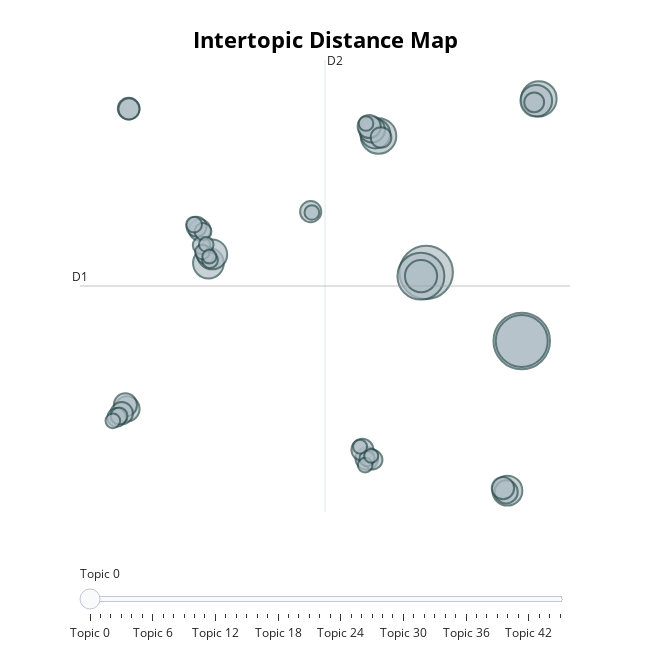

Notebook code for this chart:
### Markdown cell above
## b) Exiba visualizações com gráficos de barra e usando visualize topics().

### Code cell
model.visualize_topics()

### Figure 1 — Plotly figure (JSON) as saved in the notebook; plotly's stock layout.template omitted (floating-point values rounded to 4 significant figures; data arrays with more than 128 entries replaced by an {"elided": "..."} marker saying what was removed)
{"data": [{"customdata": {"elided": "46x3 mixed values"}, "hovertemplate": "<b>Topic %{customdata[0]}</b><br>Words: %{customdata[1]}<br>Size: %{customdata[2]}", "legendgroup": "", "marker": {"color": "#B0BEC5", "line": {"color": "DarkSlateGrey", "width": 2}, "size": [179, 160, 151, 123, 71, 70, 58, 56, 53, 50, 50, 49, 37, 35, 30, 30, 30, 29, 28, 28, 27, 26, 26, 25, 25, 24, 22, 22, 21, 20, 18, 17, 16, 16, 14, 14, 13, 12, 12, 12, 12, 12, 12, 11, 11, 11], "sizemode": "area", "sizeref": 0.1119, "symbol": "circle"}, "mode": "markers", "name": "", "orientation": "v", "showlegend": false, "type": "scatter", "x": [9.394, 4.669, 9.394, 4.408, 2.312, 10.24, 4.415, 10.11, -6.097, 8.685, -5.909, 2.158, 1.993, -10.12, 8.624, 1.853, -10.2, 1.737, -10.39, 8.465, 1.516, -6.527, -10.04, -1.04, -10.02, 2.436, -6.684, 10.01, 2.028, -10.63, -6.255, -6.438, -6.366, -10.52, -6.807, -6.02, 1.744, -10.82, 1.651, -6.396, 1.696, -6.204, -0.9834, 1.4, 1.952, -6.049], "xaxis": "x", "y": [1.128, 5.763, 1.129, 5.507, 14.97, 17.48, 5.514, 17.35, 6.391, -8.977, 6.976, 15.13, 15.4, -3.456, -9.061, 15.62, -3.189, -6.815, -3.751, -8.804, -6.217, 8.627, 16.82, 9.865, 16.8, 14.87, 8.849, 17.25, -6.888, -4.032, 6.963, 7.591, 8.518, -3.939, 8.993, 6.589, -6.81, -4.263, -7.256, 7.141, 15.82, 7.652, 9.81, -6.01, -6.622, 6.83], "yaxis": "y"}], "layout": {"annotations": [{"showarrow": false, "text": "D1", "x": -12.45, "y": 4.843, "yshift": 10}, {"showarrow": false, "text": "D2", "x": -0.3334, "xshift": 10, "y": 20.11}], "height": 650, "hoverlabel": {"bgcolor": "white", "font": {"family": "Rockwell", "size": 16}}, "legend": {"itemsizing": "constant", "tracegroupgap": 0}, "margin": {"t": 60}, "shapes": [{"line": {"color": "#CFD8DC", "width": 2}, "type": "line", "x0": -0.3334, "x1": -0.3334, "y0": -10.42, "y1": 20.11}, {"line": {"color": "#9E9E9E", "width": 2}, "type": "line", "x0": -12.45, "x1": 11.78, "y0": 4.843, "y1": 4.843}], "sliders": [{"active": 0, "pad": {"t": 50}, "steps": [{"args": [{"marker.color": [["red", "#B0BEC5", "#B0BEC5", "#B0BEC5", "#B0BEC5", "#B0BEC5", "#B0BEC5", "#B0BEC5", "#B0BEC5", "#B0BEC5", "#B0BEC5", "#B0BEC5", "#B0BEC5", "#B0BEC5", "#B0BEC5", "#B0BEC5", "#B0BEC5", "#B0BEC5", "#B0BEC5", "#B0BEC5", "#B0BEC5", "#B0BEC5", "#B0BEC5", "#B0BEC5", "#B0BEC5", "#B0BEC5", "#B0BEC5", "#B0BEC5", "#B0BEC5", "#B0BEC5", "#B0BEC5", "#B0BEC5", "#B0BEC5", "#B0BEC5", "#B0BEC5", "#B0BEC5", "#B0BEC5", "#B0BEC5", "#B0BEC5", "#B0BEC5", "#B0BEC5", "#B0BEC5", "#B0BEC5", "#B0BEC5", "#B0BEC5", "#B0BEC5"]]}], "label": "Topic 0", "method": "update"}, {"args": [{"marker.color": [["#B0BEC5", "red", "#B0BEC5", "#B0BEC5", "#B0BEC5", "#B0BEC5", "#B0BEC5", "#B0BEC5", "#B0BEC5", "#B0BEC5", "#B0BEC5", "#B0BEC5", "#B0BEC5", "#B0BEC5", "#B0BEC5", "#B0BEC5", "#B0BEC5", "#B0BEC5", "#B0BEC5", "#B0BEC5", "#B0BEC5", "#B0BEC5", "#B0BEC5", "#B0BEC5", "#B0BEC5", "#B0BEC5", "#B0BEC5", "#B0BEC5", "#B0BEC5", "#B0BEC5", "#B0BEC5", "#B0BEC5", "#B0BEC5", "#B0BEC5", "#B0BEC5", "#B0BEC5", "#B0BEC5", "#B0BEC5", "#B0BEC5", "#B0BEC5", "#B0BEC5", "#B0BEC5", "#B0BEC5", "#B0BEC5", "#B0BEC5", "#B0BEC5"]]}], "label": "Topic 1", "method": "update"}, {"args": [{"marker.color": [["#B0BEC5", "#B0BEC5", "red", "#B0BEC5", "#B0BEC5", "#B0BEC5", "#B0BEC5", "#B0BEC5", "#B0BEC5", "#B0BEC5", "#B0BEC5", "#B0BEC5", "#B0BEC5", "#B0BEC5", "#B0BEC5", "#B0BEC5", "#B0BEC5", "#B0BEC5", "#B0BEC5", "#B0BEC5", "#B0BEC5", "#B0BEC5", "#B0BEC5", "#B0BEC5", "#B0BEC5", "#B0BEC5", "#B0BEC5", "#B0BEC5", "#B0BEC5", "#B0BEC5", "#B0BEC5", "#B0BEC5", "#B0BEC5", "#B0BEC5", "#B0BEC5", "#B0BEC5", "#B0BEC5", "#B0BEC5", "#B0BEC5", "#B0BEC5", "#B0BEC5", "#B0BEC5", "#B0BEC5", "#B0BEC5", "#B0BEC5", "#B0BEC5"]]}], "label": "Topic 2", "method": "update"}, {"args": [{"marker.color": [["#B0BEC5", "#B0BEC5", "#B0BEC5", "red", "#B0BEC5", "#B0BEC5", "#B0BEC5", "#B0BEC5", "#B0BEC5", "#B0BEC5", "#B0BEC5", "#B0BEC5", "#B0BEC5", "#B0BEC5", "#B0BEC5", "#B0BEC5", "#B0BEC5", "#B0BEC5", "#B0BEC5", "#B0BEC5", "#B0BEC5", "#B0BEC5", "#B0BEC5", "#B0BEC5", "#B0BEC5", "#B0BEC5", "#B0BEC5", "#B0BEC5", "#B0BEC5", "#B0BEC5", "#B0BEC5", "#B0BEC5", "#B0BEC5", "#B0BEC5", "#B0BEC5", "#B0BEC5", "#B0BEC5", "#B0BEC5", "#B0BEC5", "#B0BEC5", "#B0BEC5", "#B0BEC5", "#B0BEC5", "#B0BEC5", "#B0BEC5", "#B0BEC5"]]}], "label": "Topic 3", "method": "update"}, {"args": [{"marker.color": [["#B0BEC5", "#B0BEC5", "#B0BEC5", "#B0BEC5", "red", "#B0BEC5", "#B0BEC5", "#B0BEC5", "#B0BEC5", "#B0BEC5", "#B0BEC5", "#B0BEC5", "#B0BEC5", "#B0BEC5", "#B0BEC5", "#B0BEC5", "#B0BEC5", "#B0BEC5", "#B0BEC5", "#B0BEC5", "#B0BEC5", "#B0BEC5", "#B0BEC5", "#B0BEC5", "#B0BEC5", "#B0BEC5", "#B0BEC5", "#B0BEC5", "#B0BEC5", "#B0BEC5", "#B0BEC5", "#B0BEC5", "#B0BEC5", "#B0BEC5", "#B0BEC5", "#B0BEC5", "#B0BEC5", "#B0BEC5", "#B0BEC5", "#B0BEC5", "#B0BEC5", "#B0BEC5", "#B0BEC5", "#B0BEC5", "#B0BEC5", "#B0BEC5"]]}], "label": "Topic 4", "method": "update"}, {"args": [{"marker.color": [["#B0BEC5", "#B0BEC5", "#B0BEC5", "#B0BEC5", "#B0BEC5", "red", "#B0BEC5", "#B0BEC5", "#B0BEC5", "#B0BEC5", "#B0BEC5", "#B0BEC5", "#B0BEC5", "#B0BEC5", "#B0BEC5", "#B0BEC5", "#B0BEC5", "#B0BEC5", "#B0BEC5", "#B0BEC5", "#B0BEC5", "#B0BEC5", "#B0BEC5", "#B0BEC5", "#B0BEC5", "#B0BEC5", "#B0BEC5", "#B0BEC5", "#B0BEC5", "#B0BEC5", "#B0BEC5", "#B0BEC5", "#B0BEC5", "#B0BEC5", "#B0BEC5", "#B0BEC5", "#B0BEC5", "#B0BEC5", "#B0BEC5", "#B0BEC5", "#B0BEC5", "#B0BEC5", "#B0BEC5", "#B0BEC5", "#B0BEC5", "#B0BEC5"]]}], "label": "Topic 5", "method": "update"}, {"args": [{"marker.color": [["#B0BEC5", "#B0BEC5", "#B0BEC5", "#B0BEC5", "#B0BEC5", "#B0BEC5", "red", "#B0BEC5", "#B0BEC5", "#B0BEC5", "#B0BEC5", "#B0BEC5", "#B0BEC5", "#B0BEC5", "#B0BEC5", "#B0BEC5", "#B0BEC5", "#B0BEC5", "#B0BEC5", "#B0BEC5", "#B0BEC5", "#B0BEC5", "#B0BEC5", "#B0BEC5", "#B0BEC5", "#B0BEC5", "#B0BEC5", "#B0BEC5", "#B0BEC5", "#B0BEC5", "#B0BEC5", "#B0BEC5", "#B0BEC5", "#B0BEC5", "#B0BEC5", "#B0BEC5", "#B0BEC5", "#B0BEC5", "#B0BEC5", "#B0BEC5", "#B0BEC5", "#B0BEC5", "#B0BEC5", "#B0BEC5", "#B0BEC5", "#B0BEC5"]]}], "label": "Topic 6", "method": "update"}, {"args": [{"marker.color": [["#B0BEC5", "#B0BEC5", "#B0BEC5", "#B0BEC5", "#B0BEC5", "#B0BEC5", "#B0BEC5", "red", "#B0BEC5", "#B0BEC5", "#B0BEC5", "#B0BEC5", "#B0BEC5", "#B0BEC5", "#B0BEC5", "#B0BEC5", "#B0BEC5", "#B0BEC5", "#B0BEC5", "#B0BEC5", "#B0BEC5", "#B0BEC5", "#B0BEC5", "#B0BEC5", "#B0BEC5", "#B0BEC5", "#B0BEC5", "#B0BEC5", "#B0BEC5", "#B0BEC5", "#B0BEC5", "#B0BEC5", "#B0BEC5", "#B0BEC5", "#B0BEC5", "#B0BEC5", "#B0BEC5", "#B0BEC5", "#B0BEC5", "#B0BEC5", "#B0BEC5", "#B0BEC5", "#B0BEC5", "#B0BEC5", "#B0BEC5", "#B0BEC5"]]}], "label": "Topic 7", "method": "update"}, {"args": [{"marker.color": [["#B0BEC5", "#B0BEC5", "#B0BEC5", "#B0BEC5", "#B0BEC5", "#B0BEC5", "#B0BEC5", "#B0BEC5", "red", "#B0BEC5", "#B0BEC5", "#B0BEC5", "#B0BEC5", "#B0BEC5", "#B0BEC5", "#B0BEC5", "#B0BEC5", "#B0BEC5", "#B0BEC5", "#B0BEC5", "#B0BEC5", "#B0BEC5", "#B0BEC5", "#B0BEC5", "#B0BEC5", "#B0BEC5", "#B0BEC5", "#B0BEC5", "#B0BEC5", "#B0BEC5", "#B0BEC5", "#B0BEC5", "#B0BEC5", "#B0BEC5", "#B0BEC5", "#B0BEC5", "#B0BEC5", "#B0BEC5", "#B0BEC5", "#B0BEC5", "#B0BEC5", "#B0BEC5", "#B0BEC5", "#B0BEC5", "#B0BEC5", "#B0BEC5"]]}], "label": "Topic 8", "method": "update"}, {"args": [{"marker.color": [["#B0BEC5", "#B0BEC5", "#B0BEC5", "#B0BEC5", "#B0BEC5", "#B0BEC5", "#B0BEC5", "#B0BEC5", "#B0BEC5", "red", "#B0BEC5", "#B0BEC5", "#B0BEC5", "#B0BEC5", "#B0BEC5", "#B0BEC5", "#B0BEC5", "#B0BEC5", "#B0BEC5", "#B0BEC5", "#B0BEC5", "#B0BEC5", "#B0BEC5", "#B0BEC5", "#B0BEC5", "#B0BEC5", "#B0BEC5", "#B0BEC5", "#B0BEC5", "#B0BEC5", "#B0BEC5", "#B0BEC5", "#B0BEC5", "#B0BEC5", "#B0BEC5", "#B0BEC5", "#B0BEC5", "#B0BEC5", "#B0BEC5", "#B0BEC5", "#B0BEC5", "#B0BEC5", "#B0BEC5", "#B0BEC5", "#B0BEC5", "#B0BEC5"]]}], "label": "Topic 9", "method": "update"}, {"args": [{"marker.color": [["#B0BEC5", "#B0BEC5", "#B0BEC5", "#B0BEC5", "#B0BEC5", "#B0BEC5", "#B0BEC5", "#B0BEC5", "#B0BEC5", "#B0BEC5", "red", "#B0BEC5", "#B0BEC5", "#B0BEC5", "#B0BEC5", "#B0BEC5", "#B0BEC5", "#B0BEC5", "#B0BEC5", "#B0BEC5", "#B0BEC5", "#B0BEC5", "#B0BEC5", "#B0BEC5", "#B0BEC5", "#B0BEC5", "#B0BEC5", "#B0BEC5", "#B0BEC5", "#B0BEC5", "#B0BEC5", "#B0BEC5", "#B0BEC5", "#B0BEC5", "#B0BEC5", "#B0BEC5", "#B0BEC5", "#B0BEC5", "#B0BEC5", "#B0BEC5", "#B0BEC5", "#B0BEC5", "#B0BEC5", "#B0BEC5", "#B0BEC5", "#B0BEC5"]]}], "label": "Topic 10", "method": "update"}, {"args": [{"marker.color": [["#B0BEC5", "#B0BEC5", "#B0BEC5", "#B0BEC5", "#B0BEC5", "#B0BEC5", "#B0BEC5", "#B0BEC5", "#B0BEC5", "#B0BEC5", "#B0BEC5", "red", "#B0BEC5", "#B0BEC5", "#B0BEC5", "#B0BEC5", "#B0BEC5", "#B0BEC5", "#B0BEC5", "#B0BEC5", "#B0BEC5", "#B0BEC5", "#B0BEC5", "#B0BEC5", "#B0BEC5", "#B0BEC5", "#B0BEC5", "#B0BEC5", "#B0BEC5", "#B0BEC5", "#B0BEC5", "#B0BEC5", "#B0BEC5", "#B0BEC5", "#B0BEC5", "#B0BEC5", "#B0BEC5", "#B0BEC5", "#B0BEC5", "#B0BEC5", "#B0BEC5", "#B0BEC5", "#B0BEC5", "#B0BEC5", "#B0BEC5", "#B0BEC5"]]}], "label": "Topic 11", "method": "update"}, {"args": [{"marker.color": [["#B0BEC5", "#B0BEC5", "#B0BEC5", "#B0BEC5", "#B0BEC5", "#B0BEC5", "#B0BEC5", "#B0BEC5", "#B0BEC5", "#B0BEC5", "#B0BEC5", "#B0BEC5", "red", "#B0BEC5", "#B0BEC5", "#B0BEC5", "#B0BEC5", "#B0BEC5", "#B0BEC5", "#B0BEC5", "#B0BEC5", "#B0BEC5", "#B0BEC5", "#B0BEC5", "#B0BEC5", "#B0BEC5", "#B0BEC5", "#B0BEC5", "#B0BEC5", "#B0BEC5", "#B0BEC5", "#B0BEC5", "#B0BEC5", "#B0BEC5", "#B0BEC5", "#B0BEC5", "#B0BEC5", "#B0BEC5", "#B0BEC5", "#B0BEC5", "#B0BEC5", "#B0BEC5", "#B0BEC5", "#B0BEC5", "#B0BEC5", "#B0BEC5"]]}], "label": "Topic 12", "method": "update"}, {"args": [{"marker.color": [["#B0BEC5", "#B0BEC5", "#B0BEC5", "#B0BEC5", "#B0BEC5", "#B0BEC5", "#B0BEC5", "#B0BEC5", "#B0BEC5", "#B0BEC5", "#B0BEC5", "#B0BEC5", "#B0BEC5", "red", "#B0BEC5", "#B0BEC5", "#B0BEC5", "#B0BEC5", "#B0BEC5", "#B0BEC5", "#B0BEC5", "#B0BEC5", "#B0BEC5", "#B0BEC5", "#B0BEC5", "#B0BEC5", "#B0BEC5", "#B0BEC5", "#B0BEC5", "#B0BEC5", "#B0BEC5", "#B0BEC5", "#B0BEC5", "#B0BEC5", "#B0BEC5", "#B0BEC5", "#B0BEC5", "#B0BEC5", "#B0BEC5", "#B0BEC5", "#B0BEC5", "#B0BEC5", "#B0BEC5", "#B0BEC5", "#B0BEC5", "#B0BEC5"]]}], "label": "Topic 13", "method": "update"}, {"args": [{"marker.color": [["#B0BEC5", "#B0BEC5", "#B0BEC5", "#B0BEC5", "#B0BEC5", "#B0BEC5", "#B0BEC5", "#B0BEC5", "#B0BEC5", "#B0BEC5", "#B0BEC5", "#B0BEC5", "#B0BEC5", "#B0BEC5", "red", "#B0BEC5", "#B0BEC5", "#B0BEC5", "#B0BEC5", "#B0BEC5", "#B0BEC5", "#B0BEC5", "#B0BEC5", "#B0BEC5", "#B0BEC5", "#B0BEC5", "#B0BEC5", "#B0BEC5", "#B0BEC5", "#B0BEC5", "#B0BEC5", "#B0BEC5", "#B0BEC5", "#B0BEC5", "#B0BEC5", "#B0BEC5", "#B0BEC5", "#B0BEC5", "#B0BEC5", "#B0BEC5", "#B0BEC5", "#B0BEC5", "#B0BEC5", "#B0BEC5", "#B0BEC5", "#B0BEC5"]]}], "label": "Topic 14", "method": "update"}, {"args": [{"marker.color": [["#B0BEC5", "#B0BEC5", "#B0BEC5", "#B0BEC5", "#B0BEC5", "#B0BEC5", "#B0BEC5", "#B0BEC5", "#B0BEC5", "#B0BEC5", "#B0BEC5", "#B0BEC5", "#B0BEC5", "#B0BEC5", "#B0BEC5", "red", "#B0BEC5", "#B0BEC5", "#B0BEC5", "#B0BEC5", "#B0BEC5", "#B0BEC5", "#B0BEC5", "#B0BEC5", "#B0BEC5", "#B0BEC5", "#B0BEC5", "#B0BEC5", "#B0BEC5", "#B0BEC5", "#B0BEC5", "#B0BEC5", "#B0BEC5", "#B0BEC5", "#B0BEC5", "#B0BEC5", "#B0BEC5", "#B0BEC5", "#B0BEC5", "#B0BEC5", "#B0BEC5", "#B0BEC5", "#B0BEC5", "#B0BEC5", "#B0BEC5", "#B0BEC5"]]}], "label": "Topic 15", "method": "update"}, {"args": [{"marker.color": [["#B0BEC5", "#B0BEC5", "#B0BEC5", "#B0BEC5", "#B0BEC5", "#B0BEC5", "#B0BEC5", "#B0BEC5", "#B0BEC5", "#B0BEC5", "#B0BEC5", "#B0BEC5", "#B0BEC5", "#B0BEC5", "#B0BEC5", "#B0BEC5", "red", "#B0BEC5", "#B0BEC5", "#B0BEC5", "#B0BEC5", "#B0BEC5", "#B0BEC5", "#B0BEC5", "#B0BEC5", "#B0BEC5", "#B0BEC5", "#B0BEC5", "#B0BEC5", "#B0BEC5", "#B0BEC5", "#B0BEC5", "#B0BEC5", "#B0BEC5", "#B0BEC5", "#B0BEC5", "#B0BEC5", "#B0BEC5", "#B0BEC5", "#B0BEC5", "#B0BEC5", "#B0BEC5", "#B0BEC5", "#B0BEC5", "#B0BEC5", "#B0BEC5"]]}], "label": "Topic 16", "method": "update"}, {"args": [{"marker.color": [["#B0BEC5", "#B0BEC5", "#B0BEC5", "#B0BEC5", "#B0BEC5", "#B0BEC5", "#B0BEC5", "#B0BEC5", "#B0BEC5", "#B0BEC5", "#B0BEC5", "#B0BEC5", "#B0BEC5", "#B0BEC5", "#B0BEC5", "#B0BEC5", "#B0BEC5", "red", "#B0BEC5", "#B0BEC5", "#B0BEC5", "#B0BEC5", "#B0BEC5", "#B0BEC5", "#B0BEC5", "#B0BEC5", "#B0BEC5", "#B0BEC5", "#B0BEC5", "#B0BEC5", "#B0BEC5", "#B0BEC5", "#B0BEC5", "#B0BEC5", "#B0BEC5", "#B0BEC5", "#B0BEC5", "#B0BEC5", "#B0BEC5", "#B0BEC5", "#B0BEC5", "#B0BEC5", "#B0BEC5", "#B0BEC5", "#B0BEC5", "#B0BEC5"]]}], "label": "Topic 17", "method": "update"}, {"args": [{"marker.color": [["#B0BEC5", "#B0BEC5", "#B0BEC5", "#B0BEC5", "#B0BEC5", "#B0BEC5", "#B0BEC5", "#B0BEC5", "#B0BEC5", "#B0BEC5", "#B0BEC5", "#B0BEC5", "#B0BEC5", "#B0BEC5", "#B0BEC5", "#B0BEC5", "#B0BEC5", "#B0BEC5", "red", "#B0BEC5", "#B0BEC5", "#B0BEC5", "#B0BEC5", "#B0BEC5", "#B0BEC5", "#B0BEC5", "#B0BEC5", "#B0BEC5", "#B0BEC5", "#B0BEC5", "#B0BEC5", "#B0BEC5", "#B0BEC5", "#B0BEC5", "#B0BEC5", "#B0BEC5", "#B0BEC5", "#B0BEC5", "#B0BEC5", "#B0BEC5", "#B0BEC5", "#B0BEC5", "#B0BEC5", "#B0BEC5", "#B0BEC5", "#B0BEC5"]]}], "label": "Topic 18", "method": "update"}, {"args": [{"marker.color": [["#B0BEC5", "#B0BEC5", "#B0BEC5", "#B0BEC5", "#B0BEC5", "#B0BEC5", "#B0BEC5", "#B0BEC5", "#B0BEC5", "#B0BEC5", "#B0BEC5", "#B0BEC5", "#B0BEC5", "#B0BEC5", "#B0BEC5", "#B0BEC5", "#B0BEC5", "#B0BEC5", "#B0BEC5", "red", "#B0BEC5", "#B0BEC5", "#B0BEC5", "#B0BEC5", "#B0BEC5", "#B0BEC5", "#B0BEC5", "#B0BEC5", "#B0BEC5", "#B0BEC5", "#B0BEC5", "#B0BEC5", "#B0BEC5", "#B0BEC5", "#B0BEC5", "#B0BEC5", "#B0BEC5", "#B0BEC5", "#B0BEC5", "#B0BEC5", "#B0BEC5", "#B0BEC5", "#B0BEC5", "#B0BEC5", "#B0BEC5", "#B0BEC5"]]}], "label": "Topic 19", "method": "update"}, {"args": [{"marker.color": [["#B0BEC5", "#B0BEC5", "#B0BEC5", "#B0BEC5", "#B0BEC5", "#B0BEC5", "#B0BEC5", "#B0BEC5", "#B0BEC5", "#B0BEC5", "#B0BEC5", "#B0BEC5", "#B0BEC5", "#B0BEC5", "#B0BEC5", "#B0BEC5", "#B0BEC5", "#B0BEC5", "#B0BEC5", "#B0BEC5", "red", "#B0BEC5", "#B0BEC5", "#B0BEC5", "#B0BEC5", "#B0BEC5", "#B0BEC5", "#B0BEC5", "#B0BEC5", "#B0BEC5", "#B0BEC5", "#B0BEC5", "#B0BEC5", "#B0BEC5", "#B0BEC5", "#B0BEC5", "#B0BEC5", "#B0BEC5", "#B0BEC5", "#B0BEC5", "#B0BEC5", "#B0BEC5", "#B0BEC5", "#B0BEC5", "#B0BEC5", "#B0BEC5"]]}], "label": "Topic 20", "method": "update"}, {"args": [{"marker.color": [["#B0BEC5", "#B0BEC5", "#B0BEC5", "#B0BEC5", "#B0BEC5", "#B0BEC5", "#B0BEC5", "#B0BEC5", "#B0BEC5", "#B0BEC5", "#B0BEC5", "#B0BEC5", "#B0BEC5", "#B0BEC5", "#B0BEC5", "#B0BEC5", "#B0BEC5", "#B0BEC5", "#B0BEC5", "#B0BEC5", "#B0BEC5", "red", "#B0BEC5", "#B0BEC5", "#B0BEC5", "#B0BEC5", "#B0BEC5", "#B0BEC5", "#B0BEC5", "#B0BEC5", "#B0BEC5", "#B0BEC5", "#B0BEC5", "#B0BEC5", "#B0BEC5", "#B0BEC5", "#B0BEC5", "#B0BEC5", "#B0BEC5", "#B0BEC5", "#B0BEC5", "#B0BEC5", "#B0BEC5", "#B0BEC5", "#B0BEC5", "#B0BEC5"]]}], "label": "Topic 21", "method": "update"}, {"args": [{"marker.color": [["#B0BEC5", "#B0BEC5", "#B0BEC5", "#B0BEC5", "#B0BEC5", "#B0BEC5", "#B0BEC5", "#B0BEC5", "#B0BEC5", "#B0BEC5", "#B0BEC5", "#B0BEC5", "#B0BEC5", "#B0BEC5", "#B0BEC5", "#B0BEC5", "#B0BEC5", "#B0BEC5", "#B0BEC5", "#B0BEC5", "#B0BEC5", "#B0BEC5", "red", "#B0BEC5", "#B0BEC5", "#B0BEC5", "#B0BEC5", "#B0BEC5", "#B0BEC5", "#B0BEC5", "#B0BEC5", "#B0BEC5", "#B0BEC5", "#B0BEC5", "#B0BEC5", "#B0BEC5", "#B0BEC5", "#B0BEC5", "#B0BEC5", "#B0BEC5", "#B0BEC5", "#B0BEC5", "#B0BEC5", "#B0BEC5", "#B0BEC5", "#B0BEC5"]]}], "label": "Topic 22", "method": "update"}, {"args": [{"marker.color": [["#B0BEC5", "#B0BEC5", "#B0BEC5", "#B0BEC5", "#B0BEC5", "#B0BEC5", "#B0BEC5", "#B0BEC5", "#B0BEC5", "#B0BEC5", "#B0BEC5", "#B0BEC5", "#B0BEC5", "#B0BEC5", "#B0BEC5", "#B0BEC5", "#B0BEC5", "#B0BEC5", "#B0BEC5", "#B0BEC5", "#B0BEC5", "#B0BEC5", "#B0BEC5", "red", "#B0BEC5", "#B0BEC5", "#B0BEC5", "#B0BEC5", "#B0BEC5", "#B0BEC5", "#B0BEC5", "#B0BEC5", "#B0BEC5", "#B0BEC5", "#B0BEC5", "#B0BEC5", "#B0BEC5", "#B0BEC5", "#B0BEC5", "#B0BEC5", "#B0BEC5", "#B0BEC5", "#B0BEC5", "#B0BEC5", "#B0BEC5", "#B0BEC5"]]}], "label": "Topic 23", "method": "update"}, {"args": [{"marker.color": [["#B0BEC5", "#B0BEC5", "#B0BEC5", "#B0BEC5", "#B0BEC5", "#B0BEC5", "#B0BEC5", "#B0BEC5", "#B0BEC5", "#B0BEC5", "#B0BEC5", "#B0BEC5", "#B0BEC5", "#B0BEC5", "#B0BEC5", "#B0BEC5", "#B0BEC5", "#B0BEC5", "#B0BEC5", "#B0BEC5", "#B0BEC5", "#B0BEC5", "#B0BEC5", "#B0BEC5", "red", "#B0BEC5", "#B0BEC5", "#B0BEC5", "#B0BEC5", "#B0BEC5", "#B0BEC5", "#B0BEC5", "#B0BEC5", "#B0BEC5", "#B0BEC5", "#B0BEC5", "#B0BEC5", "#B0BEC5", "#B0BEC5", "#B0BEC5", "#B0BEC5", "#B0BEC5", "#B0BEC5", "#B0BEC5", "#B0BEC5", "#B0BEC5"]]}], "label": "Topic 24", "method": "update"}, {"args": [{"marker.color": [["#B0BEC5", "#B0BEC5", "#B0BEC5", "#B0BEC5", "#B0BEC5", "#B0BEC5", "#B0BEC5", "#B0BEC5", "#B0BEC5", "#B0BEC5", "#B0BEC5", "#B0BEC5", "#B0BEC5", "#B0BEC5", "#B0BEC5", "#B0BEC5", "#B0BEC5", "#B0BEC5", "#B0BEC5", "#B0BEC5", "#B0BEC5", "#B0BEC5", "#B0BEC5", "#B0BEC5", "#B0BEC5", "red", "#B0BEC5", "#B0BEC5", "#B0BEC5", "#B0BEC5", "#B0BEC5", "#B0BEC5", "#B0BEC5", "#B0BEC5", "#B0BEC5", "#B0BEC5", "#B0BEC5", "#B0BEC5", "#B0BEC5", "#B0BEC5", "#B0BEC5", "#B0BEC5", "#B0BEC5", "#B0BEC5", "#B0BEC5", "#B0BEC5"]]}], "label": "Topic 25", "method": "update"}, {"args": [{"marker.color": [["#B0BEC5", "#B0BEC5", "#B0BEC5", "#B0BEC5", "#B0BEC5", "#B0BEC5", "#B0BEC5", "#B0BEC5", "#B0BEC5", "#B0BEC5", "#B0BEC5", "#B0BEC5", "#B0BEC5", "#B0BEC5", "#B0BEC5", "#B0BEC5", "#B0BEC5", "#B0BEC5", "#B0BEC5", "#B0BEC5", "#B0BEC5", "#B0BEC5", "#B0BEC5", "#B0BEC5", "#B0BEC5", "#B0BEC5", "red", "#B0BEC5", "#B0BEC5", "#B0BEC5", "#B0BEC5", "#B0BEC5", "#B0BEC5", "#B0BEC5", "#B0BEC5", "#B0BEC5", "#B0BEC5", "#B0BEC5", "#B0BEC5", "#B0BEC5", "#B0BEC5", "#B0BEC5", "#B0BEC5", "#B0BEC5", "#B0BEC5", "#B0BEC5"]]}], "label": "Topic 26", "method": "update"}, {"args": [{"marker.color": [["#B0BEC5", "#B0BEC5", "#B0BEC5", "#B0BEC5", "#B0BEC5", "#B0BEC5", "#B0BEC5", "#B0BEC5", "#B0BEC5", "#B0BEC5", "#B0BEC5", "#B0BEC5", "#B0BEC5", "#B0BEC5", "#B0BEC5", "#B0BEC5", "#B0BEC5", "#B0BEC5", "#B0BEC5", "#B0BEC5", "#B0BEC5", "#B0BEC5", "#B0BEC5", "#B0BEC5", "#B0BEC5", "#B0BEC5", "#B0BEC5", "red", "#B0BEC5", "#B0BEC5", "#B0BEC5", "#B0BEC5", "#B0BEC5", "#B0BEC5", "#B0BEC5", "#B0BEC5", "#B0BEC5", "#B0BEC5", "#B0BEC5", "#B0BEC5", "#B0BEC5", "#B0BEC5", "#B0BEC5", "#B0BEC5", "#B0BEC5", "#B0BEC5"]]}], "label": "Topic 27", "method": "update"}, {"args": [{"marker.color": [["#B0BEC5", "#B0BEC5", "#B0BEC5", "#B0BEC5", "#B0BEC5", "#B0BEC5", "#B0BEC5", "#B0BEC5", "#B0BEC5", "#B0BEC5", "#B0BEC5", "#B0BEC5", "#B0BEC5", "#B0BEC5", "#B0BEC5", "#B0BEC5", "#B0BEC5", "#B0BEC5", "#B0BEC5", "#B0BEC5", "#B0BEC5", "#B0BEC5", "#B0BEC5", "#B0BEC5", "#B0BEC5", "#B0BEC5", "#B0BEC5", "#B0BEC5", "red", "#B0BEC5", "#B0BEC5", "#B0BEC5", "#B0BEC5", "#B0BEC5", "#B0BEC5", "#B0BEC5", "#B0BEC5", "#B0BEC5", "#B0BEC5", "#B0BEC5", "#B0BEC5", "#B0BEC5", "#B0BEC5", "#B0BEC5", "#B0BEC5", "#B0BEC5"]]}], "label": "Topic 28", "method": "update"}, {"args": [{"marker.color": [["#B0BEC5", "#B0BEC5", "#B0BEC5", "#B0BEC5", "#B0BEC5", "#B0BEC5", "#B0BEC5", "#B0BEC5", "#B0BEC5", "#B0BEC5", "#B0BEC5", "#B0BEC5", "#B0BEC5", "#B0BEC5", "#B0BEC5", "#B0BEC5", "#B0BEC5", "#B0BEC5", "#B0BEC5", "#B0BEC5", "#B0BEC5", "#B0BEC5", "#B0BEC5", "#B0BEC5", "#B0BEC5", "#B0BEC5", "#B0BEC5", "#B0BEC5", "#B0BEC5", "red", "#B0BEC5", "#B0BEC5", "#B0BEC5", "#B0BEC5", "#B0BEC5", "#B0BEC5", "#B0BEC5", "#B0BEC5", "#B0BEC5", "#B0BEC5", "#B0BEC5", "#B0BEC5", "#B0BEC5", "#B0BEC5", "#B0BEC5", "#B0BEC5"]]}], "label": "Topic 29", "method": "update"}, {"args": [{"marker.color": [["#B0BEC5", "#B0BEC5", "#B0BEC5", "#B0BEC5", "#B0BEC5", "#B0BEC5", "#B0BEC5", "#B0BEC5", "#B0BEC5", "#B0BEC5", "#B0BEC5", "#B0BEC5", "#B0BEC5", "#B0BEC5", "#B0BEC5", "#B0BEC5", "#B0BEC5", "#B0BEC5", "#B0BEC5", "#B0BEC5", "#B0BEC5", "#B0BEC5", "#B0BEC5", "#B0BEC5", "#B0BEC5", "#B0BEC5", "#B0BEC5", "#B0BEC5", "#B0BEC5", "#B0BEC5", "red", "#B0BEC5", "#B0BEC5", "#B0BEC5", "#B0BEC5", "#B0BEC5", "#B0BEC5", "#B0BEC5", "#B0BEC5", "#B0BEC5", "#B0BEC5", "#B0BEC5", "#B0BEC5", "#B0BEC5", "#B0BEC5", "#B0BEC5"]]}], "label": "Topic 30", "method": "update"}, {"args": [{"marker.color": [["#B0BEC5", "#B0BEC5", "#B0BEC5", "#B0BEC5", "#B0BEC5", "#B0BEC5", "#B0BEC5", "#B0BEC5", "#B0BEC5", "#B0BEC5", "#B0BEC5", "#B0BEC5", "#B0BEC5", "#B0BEC5", "#B0BEC5", "#B0BEC5", "#B0BEC5", "#B0BEC5", "#B0BEC5", "#B0BEC5", "#B0BEC5", "#B0BEC5", "#B0BEC5", "#B0BEC5", "#B0BEC5", "#B0BEC5", "#B0BEC5", "#B0BEC5", "#B0BEC5", "#B0BEC5", "#B0BEC5", "red", "#B0BEC5", "#B0BEC5", "#B0BEC5", "#B0BEC5", "#B0BEC5", "#B0BEC5", "#B0BEC5", "#B0BEC5", "#B0BEC5", "#B0BEC5", "#B0BEC5", "#B0BEC5", "#B0BEC5", "#B0BEC5"]]}], "label": "Topic 31", "method": "update"}, {"args": [{"marker.color": [["#B0BEC5", "#B0BEC5", "#B0BEC5", "#B0BEC5", "#B0BEC5", "#B0BEC5", "#B0BEC5", "#B0BEC5", "#B0BEC5", "#B0BEC5", "#B0BEC5", "#B0BEC5", "#B0BEC5", "#B0BEC5", "#B0BEC5", "#B0BEC5", "#B0BEC5", "#B0BEC5", "#B0BEC5", "#B0BEC5", "#B0BEC5", "#B0BEC5", "#B0BEC5", "#B0BEC5", "#B0BEC5", "#B0BEC5", "#B0BEC5", "#B0BEC5", "#B0BEC5", "#B0BEC5", "#B0BEC5", "#B0BEC5", "red", "#B0BEC5", "#B0BEC5", "#B0BEC5", "#B0BEC5", "#B0BEC5", "#B0BEC5", "#B0BEC5", "#B0BEC5", "#B0BEC5", "#B0BEC5", "#B0BEC5", "#B0BEC5", "#B0BEC5"]]}], "label": "Topic 32", "method": "update"}, {"args": [{"marker.color": [["#B0BEC5", "#B0BEC5", "#B0BEC5", "#B0BEC5", "#B0BEC5", "#B0BEC5", "#B0BEC5", "#B0BEC5", "#B0BEC5", "#B0BEC5", "#B0BEC5", "#B0BEC5", "#B0BEC5", "#B0BEC5", "#B0BEC5", "#B0BEC5", "#B0BEC5", "#B0BEC5", "#B0BEC5", "#B0BEC5", "#B0BEC5", "#B0BEC5", "#B0BEC5", "#B0BEC5", "#B0BEC5", "#B0BEC5", "#B0BEC5", "#B0BEC5", "#B0BEC5", "#B0BEC5", "#B0BEC5", "#B0BEC5", "#B0BEC5", "red", "#B0BEC5", "#B0BEC5", "#B0BEC5", "#B0BEC5", "#B0BEC5", "#B0BEC5", "#B0BEC5", "#B0BEC5", "#B0BEC5", "#B0BEC5", "#B0BEC5", "#B0BEC5"]]}], "label": "Topic 33", "method": "update"}, {"args": [{"marker.color": [["#B0BEC5", "#B0BEC5", "#B0BEC5", "#B0BEC5", "#B0BEC5", "#B0BEC5", "#B0BEC5", "#B0BEC5", "#B0BEC5", "#B0BEC5", "#B0BEC5", "#B0BEC5", "#B0BEC5", "#B0BEC5", "#B0BEC5", "#B0BEC5", "#B0BEC5", "#B0BEC5", "#B0BEC5", "#B0BEC5", "#B0BEC5", "#B0BEC5", "#B0BEC5", "#B0BEC5", "#B0BEC5", "#B0BEC5", "#B0BEC5", "#B0BEC5", "#B0BEC5", "#B0BEC5", "#B0BEC5", "#B0BEC5", "#B0BEC5", "#B0BEC5", "red", "#B0BEC5", "#B0BEC5", "#B0BEC5", "#B0BEC5", "#B0BEC5", "#B0BEC5", "#B0BEC5", "#B0BEC5", "#B0BEC5", "#B0BEC5", "#B0BEC5"]]}], "label": "Topic 34", "method": "update"}, {"args": [{"marker.color": [["#B0BEC5", "#B0BEC5", "#B0BEC5", "#B0BEC5", "#B0BEC5", "#B0BEC5", "#B0BEC5", "#B0BEC5", "#B0BEC5", "#B0BEC5", "#B0BEC5", "#B0BEC5", "#B0BEC5", "#B0BEC5", "#B0BEC5", "#B0BEC5", "#B0BEC5", "#B0BEC5", "#B0BEC5", "#B0BEC5", "#B0BEC5", "#B0BEC5", "#B0BEC5", "#B0BEC5", "#B0BEC5", "#B0BEC5", "#B0BEC5", "#B0BEC5", "#B0BEC5", "#B0BEC5", "#B0BEC5", "#B0BEC5", "#B0BEC5", "#B0BEC5", "#B0BEC5", "red", "#B0BEC5", "#B0BEC5", "#B0BEC5", "#B0BEC5", "#B0BEC5", "#B0BEC5", "#B0BEC5", "#B0BEC5", "#B0BEC5", "#B0BEC5"]]}], "label": "Topic 35", "method": "update"}, {"args": [{"marker.color": [["#B0BEC5", "#B0BEC5", "#B0BEC5", "#B0BEC5", "#B0BEC5", "#B0BEC5", "#B0BEC5", "#B0BEC5", "#B0BEC5", "#B0BEC5", "#B0BEC5", "#B0BEC5", "#B0BEC5", "#B0BEC5", "#B0BEC5", "#B0BEC5", "#B0BEC5", "#B0BEC5", "#B0BEC5", "#B0BEC5", "#B0BEC5", "#B0BEC5", "#B0BEC5", "#B0BEC5", "#B0BEC5", "#B0BEC5", "#B0BEC5", "#B0BEC5", "#B0BEC5", "#B0BEC5", "#B0BEC5", "#B0BEC5", "#B0BEC5", "#B0BEC5", "#B0BEC5", "#B0BEC5", "red", "#B0BEC5", "#B0BEC5", "#B0BEC5", "#B0BEC5", "#B0BEC5", "#B0BEC5", "#B0BEC5", "#B0BEC5", "#B0BEC5"]]}], "label": "Topic 36", "method": "update"}, {"args": [{"marker.color": [["#B0BEC5", "#B0BEC5", "#B0BEC5", "#B0BEC5", "#B0BEC5", "#B0BEC5", "#B0BEC5", "#B0BEC5", "#B0BEC5", "#B0BEC5", "#B0BEC5", "#B0BEC5", "#B0BEC5", "#B0BEC5", "#B0BEC5", "#B0BEC5", "#B0BEC5", "#B0BEC5", "#B0BEC5", "#B0BEC5", "#B0BEC5", "#B0BEC5", "#B0BEC5", "#B0BEC5", "#B0BEC5", "#B0BEC5", "#B0BEC5", "#B0BEC5", "#B0BEC5", "#B0BEC5", "#B0BEC5", "#B0BEC5", "#B0BEC5", "#B0BEC5", "#B0BEC5", "#B0BEC5", "#B0BEC5", "red", "#B0BEC5", "#B0BEC5", "#B0BEC5", "#B0BEC5", "#B0BEC5", "#B0BEC5", "#B0BEC5", "#B0BEC5"]]}], "label": "Topic 37", "method": "update"}, {"args": [{"marker.color": [["#B0BEC5", "#B0BEC5", "#B0BEC5", "#B0BEC5", "#B0BEC5", "#B0BEC5", "#B0BEC5", "#B0BEC5", "#B0BEC5", "#B0BEC5", "#B0BEC5", "#B0BEC5", "#B0BEC5", "#B0BEC5", "#B0BEC5", "#B0BEC5", "#B0BEC5", "#B0BEC5", "#B0BEC5", "#B0BEC5", "#B0BEC5", "#B0BEC5", "#B0BEC5", "#B0BEC5", "#B0BEC5", "#B0BEC5", "#B0BEC5", "#B0BEC5", "#B0BEC5", "#B0BEC5", "#B0BEC5", "#B0BEC5", "#B0BEC5", "#B0BEC5", "#B0BEC5", "#B0BEC5", "#B0BEC5", "#B0BEC5", "red", "#B0BEC5", "#B0BEC5", "#B0BEC5", "#B0BEC5", "#B0BEC5", "#B0BEC5", "#B0BEC5"]]}], "label": "Topic 38", "method": "update"}, {"args": [{"marker.color": [["#B0BEC5", "#B0BEC5", "#B0BEC5", "#B0BEC5", "#B0BEC5", "#B0BEC5", "#B0BEC5", "#B0BEC5", "#B0BEC5", "#B0BEC5", "#B0BEC5", "#B0BEC5", "#B0BEC5", "#B0BEC5", "#B0BEC5", "#B0BEC5", "#B0BEC5", "#B0BEC5", "#B0BEC5", "#B0BEC5", "#B0BEC5", "#B0BEC5", "#B0BEC5", "#B0BEC5", "#B0BEC5", "#B0BEC5", "#B0BEC5", "#B0BEC5", "#B0BEC5", "#B0BEC5", "#B0BEC5", "#B0BEC5", "#B0BEC5", "#B0BEC5", "#B0BEC5", "#B0BEC5", "#B0BEC5", "#B0BEC5", "#B0BEC5", "red", "#B0BEC5", "#B0BEC5", "#B0BEC5", "#B0BEC5", "#B0BEC5", "#B0BEC5"]]}], "label": "Topic 39", "method": "update"}, {"args": [{"marker.color": [["#B0BEC5", "#B0BEC5", "#B0BEC5", "#B0BEC5", "#B0BEC5", "#B0BEC5", "#B0BEC5", "#B0BEC5", "#B0BEC5", "#B0BEC5", "#B0BEC5", "#B0BEC5", "#B0BEC5", "#B0BEC5", "#B0BEC5", "#B0BEC5", "#B0BEC5", "#B0BEC5", "#B0BEC5", "#B0BEC5", "#B0BEC5", "#B0BEC5", "#B0BEC5", "#B0BEC5", "#B0BEC5", "#B0BEC5", "#B0BEC5", "#B0BEC5", "#B0BEC5", "#B0BEC5", "#B0BEC5", "#B0BEC5", "#B0BEC5", "#B0BEC5", "#B0BEC5", "#B0BEC5", "#B0BEC5", "#B0BEC5", "#B0BEC5", "#B0BEC5", "red", "#B0BEC5", "#B0BEC5", "#B0BEC5", "#B0BEC5", "#B0BEC5"]]}], "label": "Topic 40", "method": "update"}, {"args": [{"marker.color": [["#B0BEC5", "#B0BEC5", "#B0BEC5", "#B0BEC5", "#B0BEC5", "#B0BEC5", "#B0BEC5", "#B0BEC5", "#B0BEC5", "#B0BEC5", "#B0BEC5", "#B0BEC5", "#B0BEC5", "#B0BEC5", "#B0BEC5", "#B0BEC5", "#B0BEC5", "#B0BEC5", "#B0BEC5", "#B0BEC5", "#B0BEC5", "#B0BEC5", "#B0BEC5", "#B0BEC5", "#B0BEC5", "#B0BEC5", "#B0BEC5", "#B0BEC5", "#B0BEC5", "#B0BEC5", "#B0BEC5", "#B0BEC5", "#B0BEC5", "#B0BEC5", "#B0BEC5", "#B0BEC5", "#B0BEC5", "#B0BEC5", "#B0BEC5", "#B0BEC5", "#B0BEC5", "red", "#B0BEC5", "#B0BEC5", "#B0BEC5", "#B0BEC5"]]}], "label": "Topic 41", "method": "update"}, {"args": [{"marker.color": [["#B0BEC5", "#B0BEC5", "#B0BEC5", "#B0BEC5", "#B0BEC5", "#B0BEC5", "#B0BEC5", "#B0BEC5", "#B0BEC5", "#B0BEC5", "#B0BEC5", "#B0BEC5", "#B0BEC5", "#B0BEC5", "#B0BEC5", "#B0BEC5", "#B0BEC5", "#B0BEC5", "#B0BEC5", "#B0BEC5", "#B0BEC5", "#B0BEC5", "#B0BEC5", "#B0BEC5", "#B0BEC5", "#B0BEC5", "#B0BEC5", "#B0BEC5", "#B0BEC5", "#B0BEC5", "#B0BEC5", "#B0BEC5", "#B0BEC5", "#B0BEC5", "#B0BEC5", "#B0BEC5", "#B0BEC5", "#B0BEC5", "#B0BEC5", "#B0BEC5", "#B0BEC5", "#B0BEC5", "red", "#B0BEC5", "#B0BEC5", "#B0BEC5"]]}], "label": "Topic 42", "method": "update"}, {"args": [{"marker.color": [["#B0BEC5", "#B0BEC5", "#B0BEC5", "#B0BEC5", "#B0BEC5", "#B0BEC5", "#B0BEC5", "#B0BEC5", "#B0BEC5", "#B0BEC5", "#B0BEC5", "#B0BEC5", "#B0BEC5", "#B0BEC5", "#B0BEC5", "#B0BEC5", "#B0BEC5", "#B0BEC5", "#B0BEC5", "#B0BEC5", "#B0BEC5", "#B0BEC5", "#B0BEC5", "#B0BEC5", "#B0BEC5", "#B0BEC5", "#B0BEC5", "#B0BEC5", "#B0BEC5", "#B0BEC5", "#B0BEC5", "#B0BEC5", "#B0BEC5", "#B0BEC5", "#B0BEC5", "#B0BEC5", "#B0BEC5", "#B0BEC5", "#B0BEC5", "#B0BEC5", "#B0BEC5", "#B0BEC5", "#B0BEC5", "red", "#B0BEC5", "#B0BEC5"]]}], "label": "Topic 43", "method": "update"}, {"args": [{"marker.color": [["#B0BEC5", "#B0BEC5", "#B0BEC5", "#B0BEC5", "#B0BEC5", "#B0BEC5", "#B0BEC5", "#B0BEC5", "#B0BEC5", "#B0BEC5", "#B0BEC5", "#B0BEC5", "#B0BEC5", "#B0BEC5", "#B0BEC5", "#B0BEC5", "#B0BEC5", "#B0BEC5", "#B0BEC5", "#B0BEC5", "#B0BEC5", "#B0BEC5", "#B0BEC5", "#B0BEC5", "#B0BEC5", "#B0BEC5", "#B0BEC5", "#B0BEC5", "#B0BEC5", "#B0BEC5", "#B0BEC5", "#B0BEC5", "#B0BEC5", "#B0BEC5", "#B0BEC5", "#B0BEC5", "#B0BEC5", "#B0BEC5", "#B0BEC5", "#B0BEC5", "#B0BEC5", "#B0BEC5", "#B0BEC5", "#B0BEC5", "red", "#B0BEC5"]]}], "label": "Topic 44", "method": "update"}, {"args": [{"marker.color": [["#B0BEC5", "#B0BEC5", "#B0BEC5", "#B0BEC5", "#B0BEC5", "#B0BEC5", "#B0BEC5", "#B0BEC5", "#B0BEC5", "#B0BEC5", "#B0BEC5", "#B0BEC5", "#B0BEC5", "#B0BEC5", "#B0BEC5", "#B0BEC5", "#B0BEC5", "#B0BEC5", "#B0BEC5", "#B0BEC5", "#B0BEC5", "#B0BEC5", "#B0BEC5", "#B0BEC5", "#B0BEC5", "#B0BEC5", "#B0BEC5", "#B0BEC5", "#B0BEC5", "#B0BEC5", "#B0BEC5", "#B0BEC5", "#B0BEC5", "#B0BEC5", "#B0BEC5", "#B0BEC5", "#B0BEC5", "#B0BEC5", "#B0BEC5", "#B0BEC5", "#B0BEC5", "#B0BEC5", "#B0BEC5", "#B0BEC5", "#B0BEC5", "red"]]}], "label": "Topic 45", "method": "update"}]}], "title": {"font": {"color": "Black", "size": 22}, "text": "<b>Intertopic Distance Map", "x": 0.5, "xanchor": "center", "y": 0.95, "yanchor": "top"}, "width": 650, "xaxis": {"anchor": "y", "domain": [0, 1], "range": [-12.45, 11.78], "title": {"text": ""}, "visible": false}, "yaxis": {"anchor": "x", "domain": [0, 1], "range": [-10.42, 20.11], "title": {"text": ""}, "visible": false}}}
